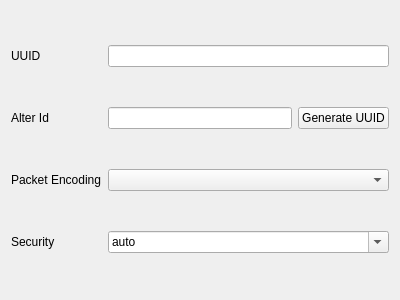
<?xml version="1.0" encoding="UTF-8"?>
<ui version="4.0">
 <class>EditVMess</class>
 <widget class="QWidget" name="EditVMess">
  <property name="geometry">
   <rect>
    <x>0</x>
    <y>0</y>
    <width>400</width>
    <height>300</height>
   </rect>
  </property>
  <property name="windowTitle">
   <string notr="true">EditVMess</string>
  </property>
  <layout class="QGridLayout" name="gridLayout">
   <item row="3" column="1">
    <widget class="QWidget" name="horizontalWidget" native="true">
     <property name="sizePolicy">
      <sizepolicy hsizetype="Preferred" vsizetype="Maximum">
       <horstretch>0</horstretch>
       <verstretch>0</verstretch>
      </sizepolicy>
     </property>
     <layout class="QHBoxLayout" name="horizontalLayout">
      <property name="leftMargin">
       <number>0</number>
      </property>
      <property name="topMargin">
       <number>0</number>
      </property>
      <property name="rightMargin">
       <number>0</number>
      </property>
      <property name="bottomMargin">
       <number>0</number>
      </property>
      <item>
       <widget class="QLineEdit" name="aid"/>
      </item>
      <item>
       <widget class="QPushButton" name="uuidgen">
        <property name="text">
         <string>Generate UUID</string>
        </property>
       </widget>
      </item>
     </layout>
    </widget>
   </item>
   <item row="3" column="0">
    <widget class="QLabel" name="label_2">
     <property name="text">
      <string>Alter Id</string>
     </property>
    </widget>
   </item>
   <item row="5" column="1">
    <widget class="QComboBox" name="security">
     <property name="editable">
      <bool>true</bool>
     </property>
     <item>
      <property name="text">
       <string notr="true">auto</string>
      </property>
     </item>
     <item>
      <property name="text">
       <string notr="true">zero</string>
      </property>
     </item>
     <item>
      <property name="text">
       <string notr="true">none</string>
      </property>
     </item>
     <item>
      <property name="text">
       <string notr="true">chacha20-poly1305</string>
      </property>
     </item>
     <item>
      <property name="text">
       <string notr="true">aes-128-gcm</string>
      </property>
     </item>
    </widget>
   </item>
   <item row="0" column="1">
    <widget class="MyLineEdit" name="uuid"/>
   </item>
   <item row="5" column="0">
    <widget class="QLabel" name="label_3">
     <property name="text">
      <string>Security</string>
     </property>
     <property name="buddy">
      <cstring>security</cstring>
     </property>
    </widget>
   </item>
   <item row="0" column="0">
    <widget class="QLabel" name="label">
     <property name="text">
      <string>UUID</string>
     </property>
     <property name="buddy">
      <cstring>uuid</cstring>
     </property>
    </widget>
   </item>
   <item row="4" column="0">
    <widget class="QLabel" name="label_4">
     <property name="text">
      <string>Packet Encoding</string>
     </property>
     <property name="buddy">
      <cstring>packet_encoding</cstring>
     </property>
    </widget>
   </item>
   <item row="4" column="1">
    <widget class="QComboBox" name="packet_encoding"/>
   </item>
  </layout>
 </widget>
 <customwidgets>
  <customwidget>
   <class>MyLineEdit</class>
   <extends>QLineEdit</extends>
   <header>include/ui/utils/MyLineEdit.h</header>
  </customwidget>
 </customwidgets>
 <tabstops>
  <tabstop>uuid</tabstop>
  <tabstop>aid</tabstop>
  <tabstop>uuidgen</tabstop>
  <tabstop>packet_encoding</tabstop>
  <tabstop>security</tabstop>
 </tabstops>
 <resources/>
 <connections/>
</ui>
